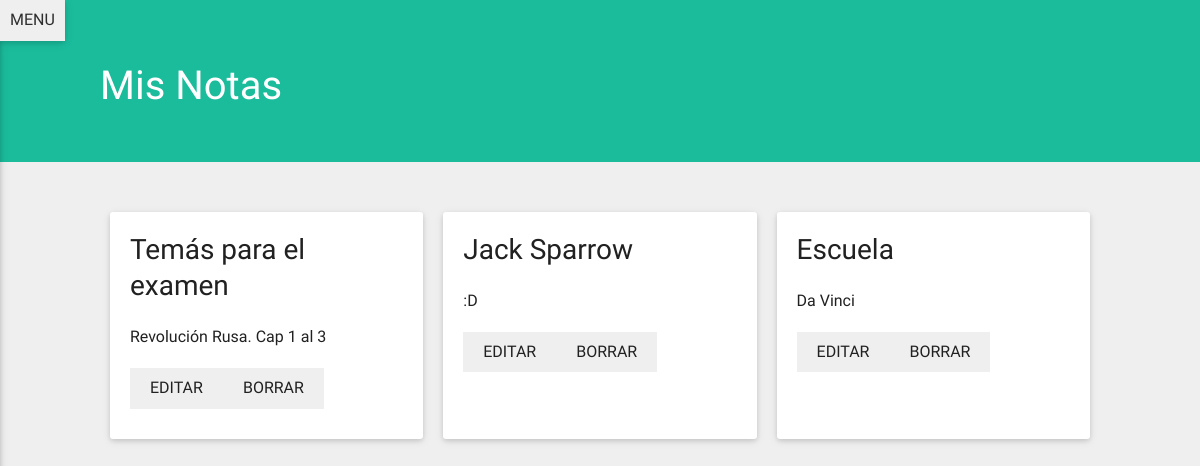
The app's page /mis_notas.php (signed in) with its own data.
### tables this page shows
CREATE TABLE `notas` (
  `nota_ID` int(20) NOT NULL AUTO_INCREMENT,
  `user_ID` int(20) NOT NULL,
  `nota_titulo` text NOT NULL,
  `nota_contenido` longtext,
  `nota_privacidad` varchar(45) DEFAULT 'publica',
  PRIMARY KEY (`nota_ID`)
);

### DB/DB_conexion.php (called while the page is built, shortened)
<?php
function conectar_Base_de_Datos() {
  $mysql_hostname = "localhost";
  $mysql_user = "root";
  $mysql_password = "";
  $database_name = "mis_notas_app";
  $conexion =  mysqli_connect( $mysql_hostname, $mysql_user, $mysql_password, $database_name );
  mysqli_set_charset( $conexion, "utf8" );
  if ( mysqli_connect_errno() ) {
    echo "No se pudo conectar a la Base de Datos.";
    echo "MySQL Error: ". mysqli_connect_error();
  } else {
    return $conexion;
  }
}
function leer_datos( $sql ) {
  $conexion = conectar_Base_de_Datos();
  $resultado = mysqli_query( $conexion, $sql );
  $resultado_final = array();
  while ( $row = mysqli_fetch_assoc( $resultado ) )
  {
    array_push( $resultado_final, $row );
  }
  return $resultado_final;
}

### DB/DB_funciones_notas.php (called while the page is built, shortened)
<?php
function traer_notas_user( $user_ID ) {
  return leer_datos( "SELECT * FROM notas WHERE user_ID=$user_ID;" );
}

### _common.php (called while the page is built, shortened)
<?php
  include 'DB/DB_conexion.php';
  include 'DB/DB_funciones_notas.php';
  function mas_de_una_nota($notas) {
    if ( isset($notas[0]) ) {
      return true;
    } else {
      return false;
    }
  }

### mis_notas.php (the view, shortened to what this page needs)
<?php
  include '_common.php';
?>
<!DOCTYPE html>
<html>
  <?php include 'modulos/_head.php' ?>
<body>
  <?php include 'modulos/_menu.php' ?>
  <main class="g--10 g-m--12 m--2 m-m--0 no-margin-vertical">
    <header class="container--wrap">
      <h1 class="m--1 g--4 g-s--12">Mis Notas</h1>
    </header>
    <div class="g--10 m--1 container container--wrap--s">
      <?php
        $notas = traer_notas_user( $_SESSION['user_ID'] );
        $html = '';
        if ( mas_de_una_nota($notas) ) {
          foreach ( $notas as $nota ) {
            $html .='<div class="g--4 g-s--12 fade-in-from-top card">';
            $html .='<h3>'. $nota['nota_titulo'] .'</h3>';
            $html .='<p>'. $nota['nota_contenido'] .'</p>';
            $html .='<a class="btn--flat" href="notas_editar.php?nota_ID='. $nota['nota_ID'] .'">Editar</a>';
            $html .='<a class="btn--flat" href="notas_eliminar.php?nota_ID='. $nota['nota_ID'] .'">Borrar</a>';
            $html .='</div>';
          }
        }
        echo $html;
      ?>
    </div>
  </main>
</body>

### css/surface_styles.css (style rules this page uses)
body,html { width:100% }
body { display:flex;-webkit-flex-wrap:wrap;-ms-flex-wrap:wrap;flex-wrap:wrap }
a,abbr,acronym,address,applet,article,aside,audio,b,big,blockquote,body,canvas,caption,center,cite,code,dd,del,details,dfn,div,dl,dt,em,embed,fieldset,figcaption,figure,footer,form,h1,h2,h3,h4,h5,h6,header,hgroup,html,i,iframe,img,ins,kbd,label,legend,li,mark,menu,nav,object,ol,output,p,pre,q,ruby,s,samp,section,small,span,strike,strong,sub,summary,sup,table,tbody,td,tfoot,th,thead,time,tr,tt,u,ul,var,video { margin:0;padding:0;border:0;font:inherit;vertical-align:baseline;box-sizing:border-box }
article,aside,details,figcaption,figure,footer,header,hgroup,menu,nav,section { display:block }
.m--1 { margin-left:8.33333% }
.m--2 { margin-left:16.66667% }
.g--4 { width:33.33333%;margin-top:40px;margin-bottom:40px }
.g--10 { width:83.33333%;margin-top:40px;margin-bottom:40px }
@media screen and (max-width:1200px) { .g-m--12 { width:100%;margin-top:26px;margin-bottom:26px } }
[class*=container] { display:-webkit-flex;display:-ms-flexbox;display:flex;-webkit-flex-wrap:wrap;-ms-flex-wrap:wrap;flex-wrap:wrap }
.container--wrap { -webkit-flex-wrap:wrap;-ms-flex-wrap:wrap;flex-wrap:wrap }
@media screen and (max-width:1200px) { .m-m--0 { margin-left:0 } }
.card { box-shadow:0 2px 5px 0 rgba(0,0,0,.12),0 2px 10px 0 rgba(0,0,0,.09);border-radius:3px }
.card,.tile { padding:20px;background:#fff }
a,aside,body,div,h1,h2,h3,h4,h5,h6,header,input,label,menu,p { font-family:Roboto,sans-serif;color:#212121 }
h1,h2,h3,h4,h5,h6 { margin-bottom:.8em;line-height:130% }
p { margin-bottom:20px }
h1 { font-size:40px }
h3 { font-size:28px }
a,p { font-size:16px }
body { background:#efefef;line-height:130% }
[class*=btn] { box-shadow:0 2px 5px 0 rgba(0,0,0,.16),0 2px 10px 0 rgba(0,0,0,.12);position:relative;cursor:pointer;text-transform:uppercase;margin-bottom:10px;background-size:0;background-repeat:no-repeat;background-position:50% 50%;transition:background-color .3s cubic-bezier(.64,.09,.08,1),box-shadow .3s cubic-bezier(.64,.09,.08,1);will-change:background-size,background-image;padding:10px 20px;display:inline-block;font-family:Roboto;border:0 }
[class*=btn]:after { position:absolute;content:'';transition:none;background:radial-gradient(circle,#fff 95%,transparent 95%);background-size:.7%;background-position:50% 50%;background-repeat:no-repeat }
a,a:active { color:inherit }
.btn--flat { background-image:radial-gradient(circle,#28e1bd 1%,#6bebd1 15%,transparent 30%);background-color:#efefef;box-shadow:none }
a { background:linear-gradient(to top,rgba(40,225,189,.8) 50%,rgba(255,255,255,0) 50%);background-size:100% 200%;background-position:0 10%;background-repeat:no-repeat;text-decoration:none;transition:background-position .3s cubic-bezier(.64,.09,.08,1);will-change:background-position }
header { width:100%;padding-top:10px;padding-bottom:10px;background:#1abc9c;margin-bottom:70px }
header h1,header h2,header h3 { color:#fff }
@media screen and (max-width:1200px) { header { margin-bottom:34px;padding-top:20px } }
.no-margin-top,.no-margin-vertical { margin-top:0!important }
.no-margin-bottom,.no-margin-vertical { margin-bottom:0!important }
.fade-in-from-top { opacity:0;-webkit-transform:translateY(-6px);transform:translateY(-6px);animation:fadeInVert .5s ease-out forwards;-webkit-animation:fadeInVert .5s ease-out forwards }
.container [class*=card] { margin:1% 1% 30px!important }
@media screen and (min-width:900px) { .container [class*=card].g--4 { width:31.3333%!important } }

### records on screen
notas: nota_titulo "Temás para el examen", nota_contenido "Revolución Rusa. Cap 1 al 3"
notas: nota_titulo "Jack Sparrow", nota_contenido ":D"
notas: nota_titulo "Escuela", nota_contenido "Da Vinci"
